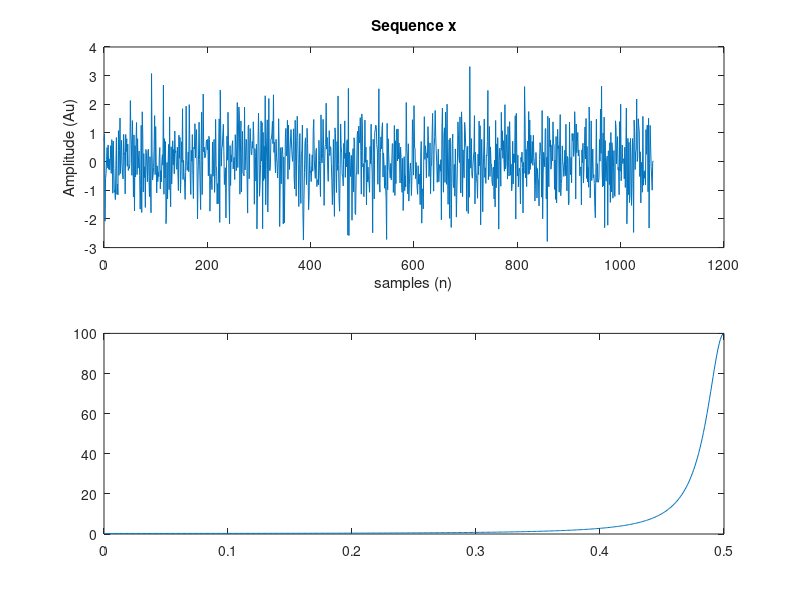

MATLAB code to generate this figure: (Note: this script raises an error after producing the figure.)
clear all
close all
clc

%% Set up
N = 1064;
x = randn(1, N);
noise_axis = 0:N-1;
b = 1; a = [1, 0.9]; %coefficients to filter the noise

temp = filter(b, a, x);
y = temp(41:end);
filtered_axis = 40:N-1;
clear temp

figure()
subplot(2,1,1)
plot(noise_axis, x)
title('Sequence x')
xlabel('samples (n)')
ylabel('Amplitude (Au)')
subplot(2,1,2)
plot(filtered_axis, y)
title('Sequence y')
xlabel('samples (n)')
ylabel('Amplitude (Au)')

%% Part 1
[h,w]=freqz(1,[1 0.9],512);
plot(w/(2*pi),abs(h).^2)
 
%% Part 2
addpath(genpath([fileparts(pwd), '\Subpart1']));

N = N-40;
estimated_per = pgm(y);
pgm_axis = 0:1/N:(N-1)/N;

figure()
plot(pgm_axis, estimated_per)
xlim([0 0.5])

%% Part 3
figure()
plot(pgm_axis, estimated_per)
xlim([0.4 0.5])



